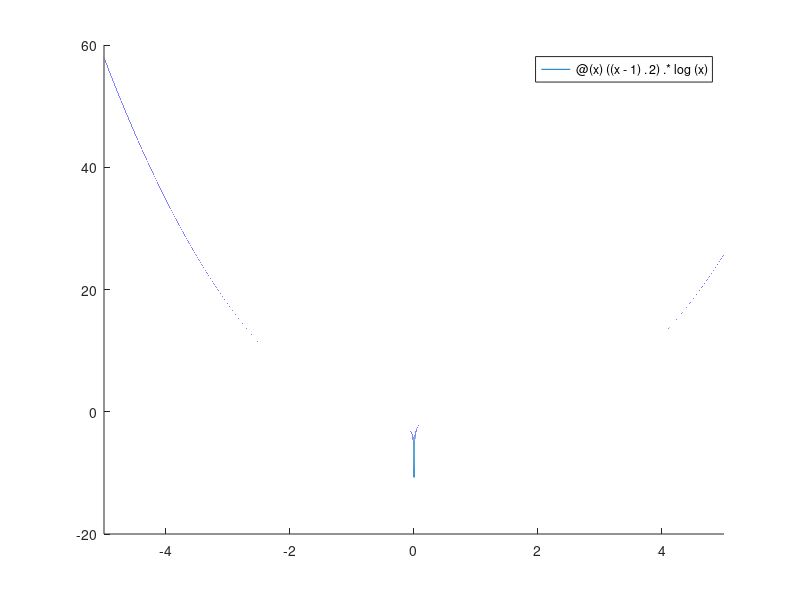

The MATLAB source for this figure: (Note: this script raises an error after producing the figure.)
%% FILE FOR TESTING newtonmod.m %%
% Dino Meng [SM3201466]

try
    newtonmod(@(x) x,@(x) 2,3,4,5, 1);
catch
    disp("Mancante file newtonmod.m"); % Prints newtonmod is missing
end

f = @(x) ((x-1).^2) .* log(x);
df = @(x) ((x-1).^2 ./ x) + 2 * (x-1) * log(x);

hold on; fplot(f); fplot(@(x) 0 .* x, Color='Black'); hold off;

input("Premere enter per procedere al prossimo grafico\n> ")

%% Part 1: Calculate differences for r = 1, r=3
% ho messo x_0 = 2

[~, iter_1, scarti_1] = newtonmod(f, df, 2, 1e-9, 100000, 1);
[~, iter_2, scarti_2] = newtonmod(f, df, 2, 1e-9, 100000, 3);

%% Part 2: Plot graphs

semilogy(1:iter_1, abs(scarti_1), Color='red', marker='o');
hold on;
semilogy(1:iter_2, abs(scarti_2), Color='green', marker='o');
hold off;

legend("r=1 (Original NR)", "r=3 (Modified NR)")
title("Semilogarithmic plot of differences for r=1, r=3")
subtitle("(Modified Newton)")
xlabel("-th iteration")
ylabel("difference")

print -dpdf ./graphs/graficonewtonm.pdf
